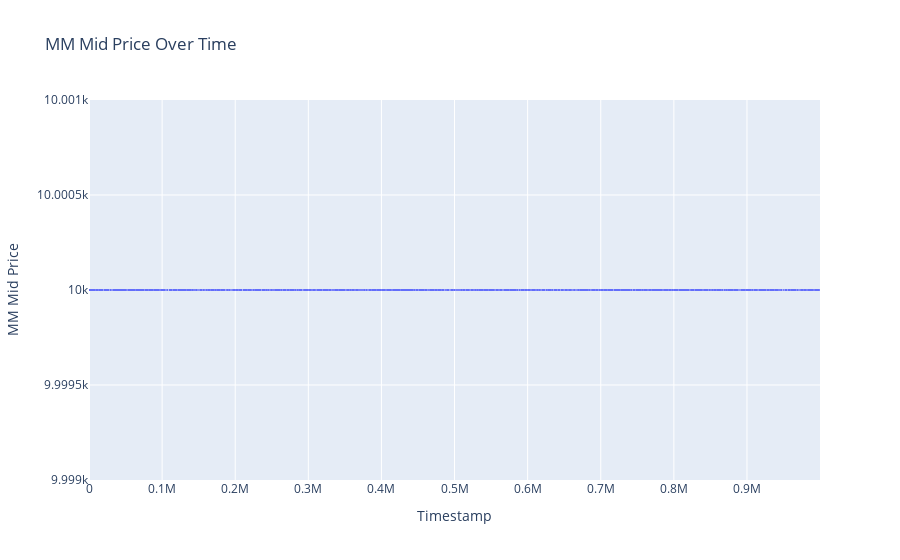

Here is the notebook cell this chart was saved with:
### Code cell
# Create the plot using Plotly Express
fig = px.line(resin_data, x='timestamp', y='mm_mid', title='MM Mid Price Over Time')

# Customize the layout
fig.update_layout(
    xaxis_title='Timestamp',
    yaxis_title='MM Mid Price',
)

# Display the plot
fig.show()

### Figure 1 — Plotly figure (JSON) as saved in the notebook; plotly's stock layout.template omitted (floating-point values rounded to 4 significant figures; data arrays with more than 128 entries replaced by an {"elided": "..."} marker saying what was removed)
{"data": [{"hovertemplate": "timestamp=%{x}<br>mm_mid=%{y}<extra></extra>", "legendgroup": "", "line": {"color": "#636efa", "dash": "solid"}, "marker": {"symbol": "circle"}, "mode": "lines", "name": "", "showlegend": false, "type": "scattergl", "x": {"elided": "10000 int values"}, "xaxis": "x", "y": {"elided": "10000 int values"}, "yaxis": "y"}], "layout": {"legend": {"tracegroupgap": 0}, "title": {"text": "MM Mid Price Over Time"}, "xaxis": {"anchor": "y", "domain": [0, 1], "title": {"text": "Timestamp"}}, "yaxis": {"anchor": "x", "domain": [0, 1], "title": {"text": "MM Mid Price"}}}}
